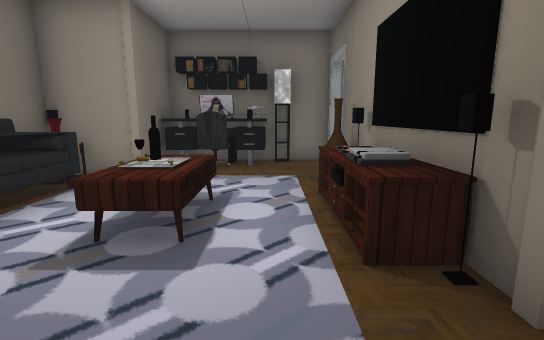
view 1 (above)

24 first-person views from a walk through a Unity game level. The camera is 1.3 m above the floor, tilts 10° down and sees 85° across. Doors are open. The floor is counted in squares, 1 m on a side. Each view is taken from the middle of a square. On the plan, view 1 faces up. The plan holds only what a view shows up to about 14 squares ahead; the rest is blank. The place goes on beyond the plan. The player is left out. Some surface patterns are stand-ins.

view 2
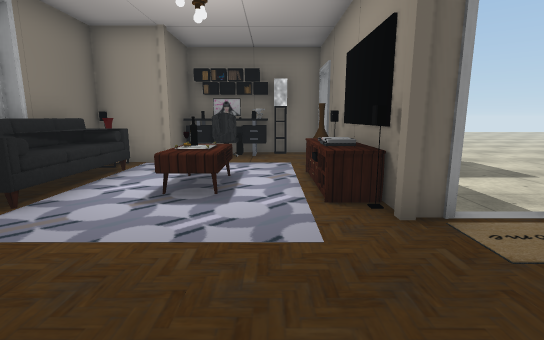

view 3
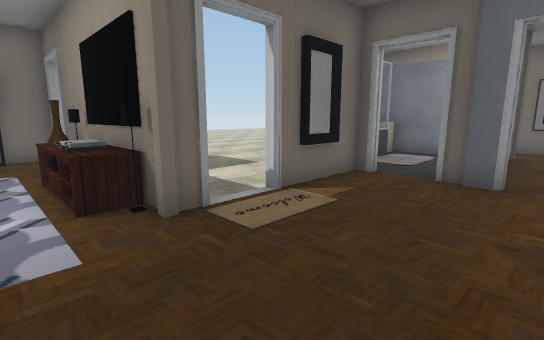

view 4
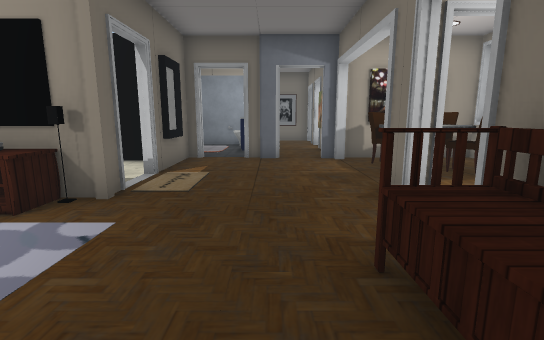

view 5
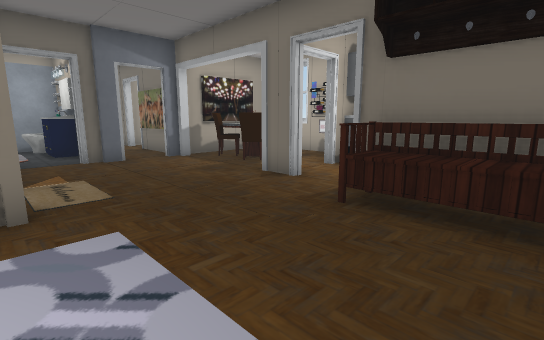

view 6
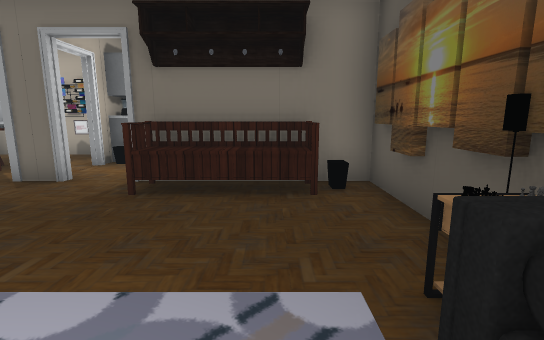

view 7
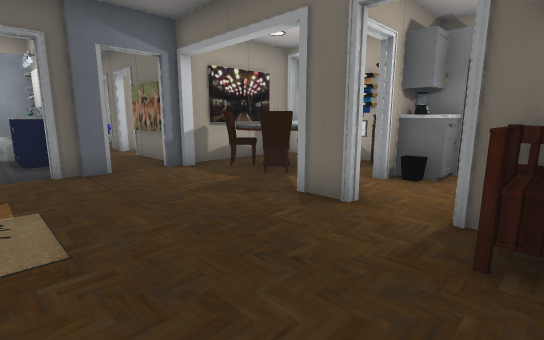

view 8
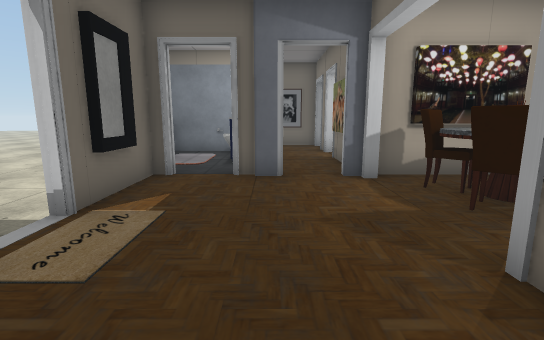

view 9
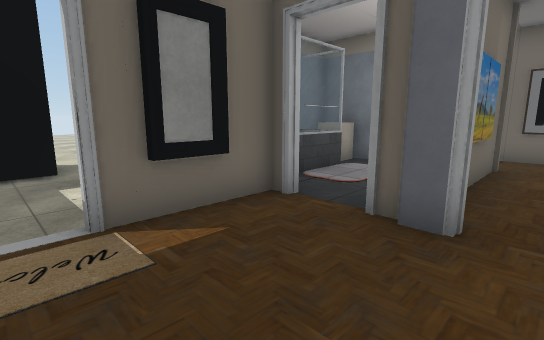

view 10
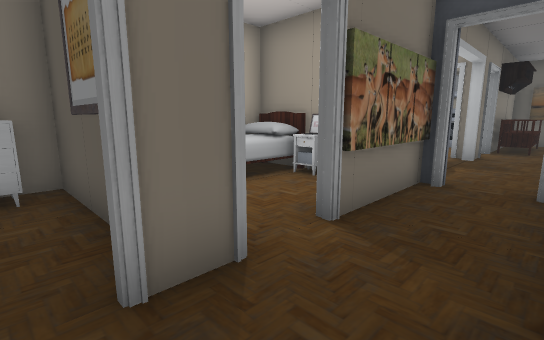

view 11
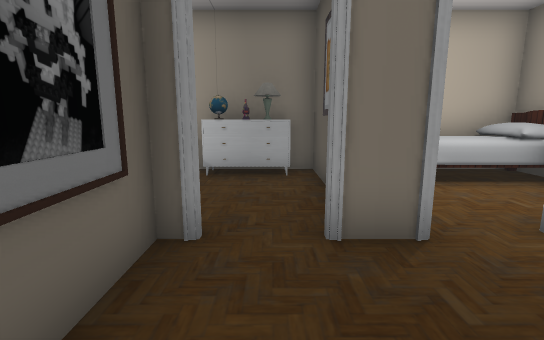

view 12
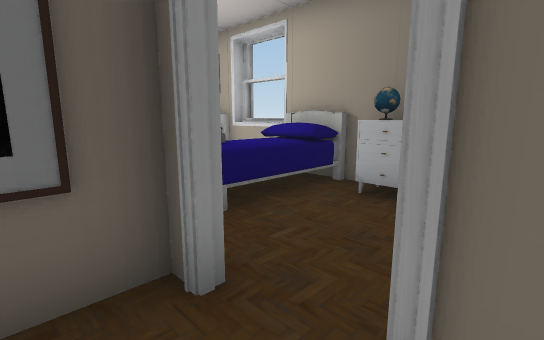

view 13
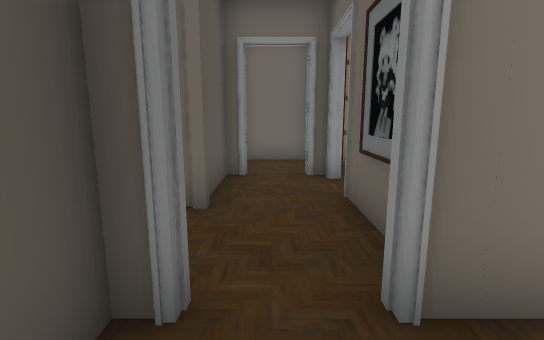

view 14
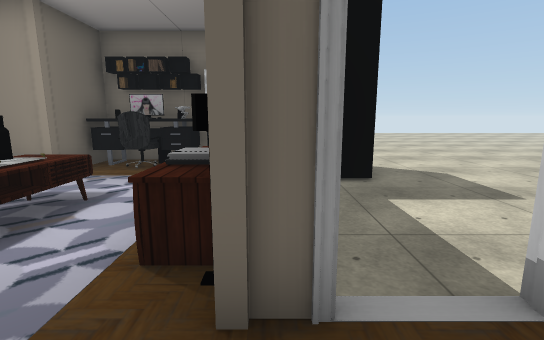

view 15
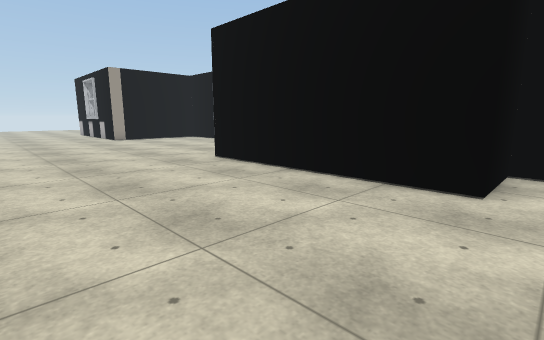

view 16
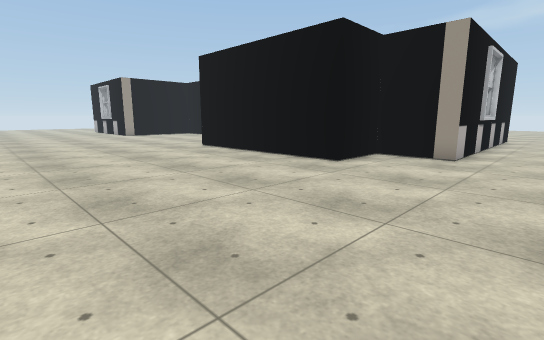

view 17
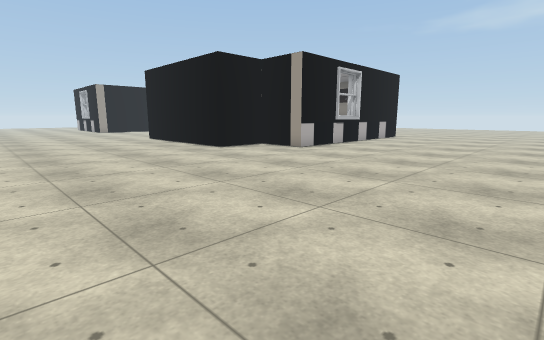

view 18
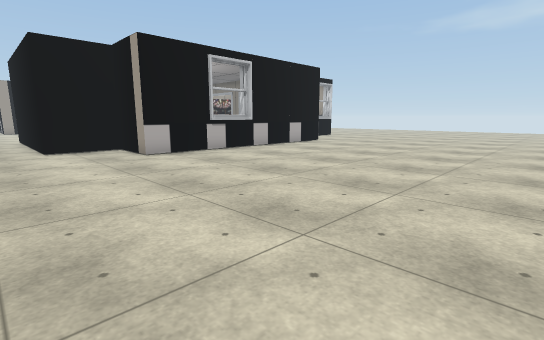

view 19
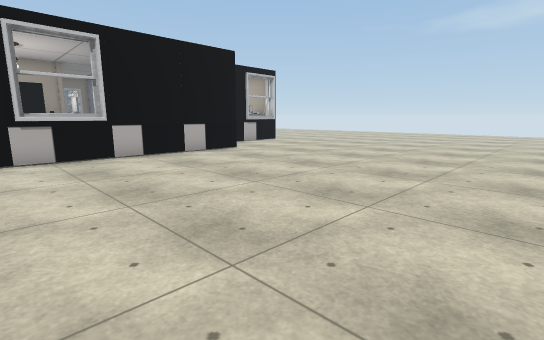

view 20
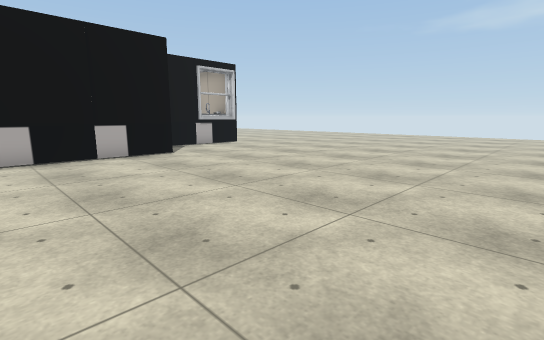

view 21
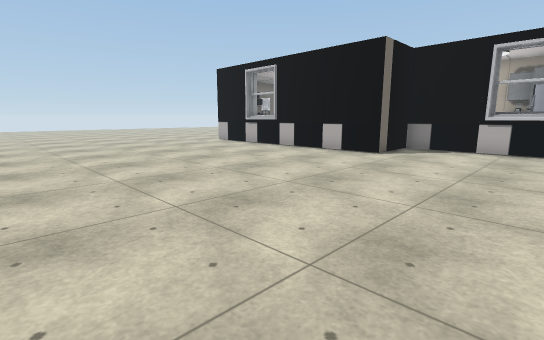

view 22
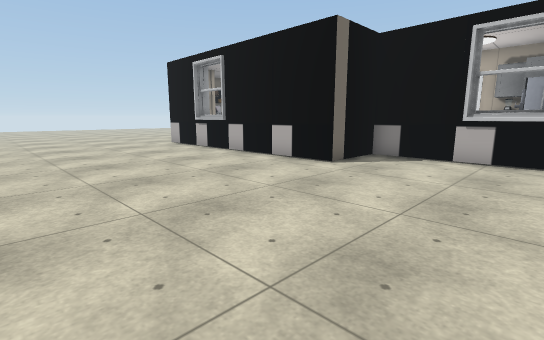

view 23
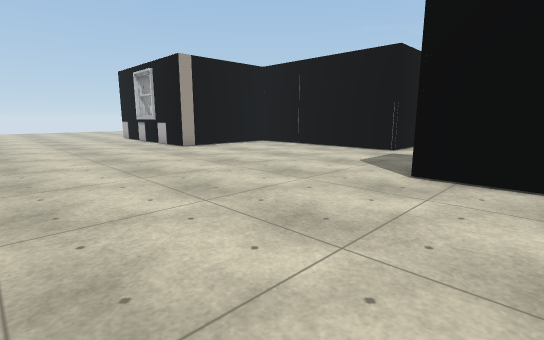

view 24
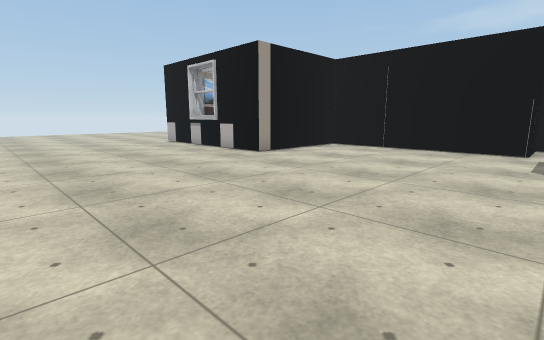

### Floor plan
Key: @ floor where view 1 was taken; # wall or solid block; . main floor; : floor 0.25 m higher than the main floor; D open door; = window, fence, low wall or low ledge; ^ raised ledge; T table; A vase; S sofa; B bench; H thing the floor can be seen under or through; C cabinet; F fridge; E bed; R dresser; O other object.
Columns run from 16 left of view 1 to 18 right of it. Each row starts with its distance up from view 1.
 17   . ................  . ..........
 16    ................................
 15   .................................
 14   .................................
 13   .................................
 12   .................................
 11 . .................................
 10  ..................................
  9 .............#OO#####.........#####
  8 .............#OOO:  #.........#
  7 ...........O#O::::###.........#
  6 ..........#T     A#...........#
  5 ..........##S TT TO...........#
  4 ..........##SOOT O#....###O####
  3 ..........##S:TT OO.... OO###:#
  2 ..........##T:   OOD####    #D#
  1 ..........#TT::::::::::D:::O#:D
  0 ..........##::::@::::::D COO#:D
 -1 ..........##::::::::::: O###O:#
 -2 ..........##BBBB:::::::D::::::#
 -3 ..........######HHH:::## #DD#D##
 -4 .............##  =H:OOO  #=##:::E
 -5 .............##  #H:  ^OO    ::EO
 -6 .............#   #H:OOO#EEE #::EEE
 -7 .............#  FFOOO  #EE  #RRREE
 -8 .............#   C #######  #######

Positions as (right, up) in squares from view 1, and headings:
1: (0, 0), facing up
2: (0, -2), facing up
3: (0, -2), facing up-right
4: (-3, -1), facing right
5: (-3, 2), facing down-right
6: (-3, 3), facing down
7: (-1, 1), facing down-right
8: (0, -1), facing right
9: (3, -2), facing up-right
10: (13, -1), facing down-left
11: (13, 0), facing down
12: (12, -2), facing down-right
13: (13, -5), facing up
14: (2, 0), facing up
15: (-4, 15), facing down-right
16: (-8, 17), facing down-right
17: (-14, 17), facing down-right
18: (-16, 11), facing down-right
19: (-16, 5), facing down-right
20: (-16, 2), facing down-right
21: (-16, -8), facing up-right
22: (-13, -8), facing up-right
23: (2, 16), facing down-right
24: (6, 17), facing down-right
